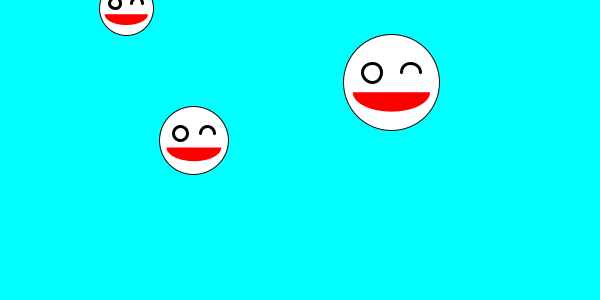
Frame 1 (no input)
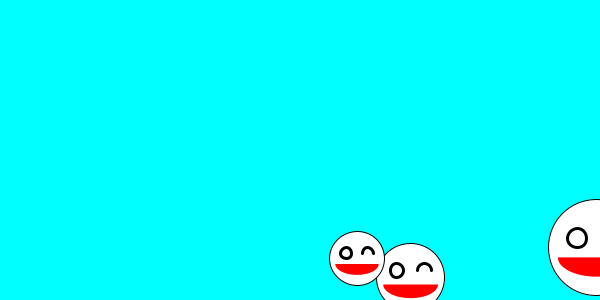
Frame 60 (the mouse pressed at the canvas centre just before this capture)
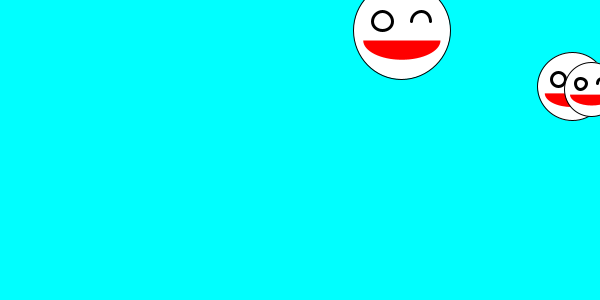
Frame 120 (the mouse held since frame 60 and released just before this capture)

The Processing sketch that drew these frames (run headless with seeded random() and noise(); from frame 60 on, the mouse is pressed at the canvas centre):

// Processing sketch: c6_2smilesClass
// ── c6_2smilesClass.pde
//  method 1: 3 smiles with class
smile a1,a2,a3;
void setup() {
  size(600, 300);
  a1 = new smile(0);
  a2 = new smile(0);
  a3 = new smile(0);
}
void draw() {
  background(0, 255, 255);
  a1.cam();
  a1.bodia();
  a2.cam();
  a2.bodia();
  a3.cam();
  a3.bodia();
}
/*  3 smiles no function
 float a1, b1, c1, vx1, vy1;
 int oo1;
 float a2, b2, c2, vx2, vy2;
 int oo2;
 float a3, b3, c3, vx3, vy3;
 int oo3;
 
 void setup(){
 int ii=10;
 cc(ii);
 print(ii + " in setup( )\n");
 size(600,300);
 a1 = 150;
 b1 = 0;
 c1 = 50;
 oo1 = 2;
 vx1 = vy1 = 5;
 
 a2 = 150;
 b2 = 100;
 c2 = 50;
 oo2 = 3;
 vx2 = random(2,5);
 vy2 = random(2,5);
 
 a3 = 50;
 b3 = 100;
 c3 = 50;
 oo3 = 1;
 vx3 = 0;
 vy3 = random(2,5);
 }
 void cc(int dd){
 dd = 2*dd;
 print(dd + " in cc( )\n");
 }
 void draw(){
 background(0,255,255);
 b1 += vy1;
 a1 += vx1;
 smile(a1,b1,c1,oo1);
 if(b1 > height || b1 < 0) vy1 = -vy1;
 if(a1 > width || a1 < 0) vx1 = -vx1;
 
 b2 += vy2;
 a2 += vx2;
 smile(a2,b2,c2,oo2);
 if(b2 > height || b2 < 0) vy2 = -vy2;
 if(a2 > width || a2 < 0) vx2 = -vx2;
 
 b3 += vy3;
 a3 += vx3;
 smile(a3,b3,c3,oo3);
 if(b3 > height || b3 < 0) vy3 = -vy3;
 if(a3 > width || a3 < 0) vx3 = -vx3;
 }*/
/*  1 smile
 float a, b, c, vx, vy;
 int oo;
 
 void setup(){
 size(600,300);
 a = 150;
 b = 0;
 c = 50;
 oo = 2;
 vx = vy = 5;
 }
 void draw(){
 background(0,255,255);
 b += vy;
 a += vx;
 smile(a,b,c,oo);
 if(b > height || b < 0) vy = -vy;
 if(a > width || a < 0) vx = -vx;
 }*/

// ── smileClass.pde
class smile {
  // constructor: initialization
  smile() {
    x = y = d = 100;
    vx = vy = 3;
  }
  smile(int g){
    x = random(width);
    y = random(height);
    d = random(30,100); 
    vx = random(3,5); vy = random(3,5); 
    op = g;
  }
  smile(float a, float b, int g){
    vx = a; vy = b; d = 100; 
    x = width/2;
    y = height/2;
    op = g;
  }
  // member data
  float x, y, vx, vy, d;
  int op;
  // member functions
  void cam() {
    y += vy;
    x += vx;
    if (y > height || y < 0) vy = -vy;
    if (x > width || x < 0) vx = -vx;
  }
  void bodia() {
    if (op == 0) fill(255); // white
    else if (op == 1) fill(255, 255, 0); // yellow
    else if (op == 2) fill(0,255,255); // cyan
    else fill(120); // gray
    circle(x, y, d);  // face
    strokeWeight(3);
    circle(x-0.2*d, y-0.1*d, 0.2*d); // left eye
    noFill();
    arc(x+0.2*d, y-0.1*d, 0.2*d, 0.2*d, PI, 2*PI); // right eye
    fill(255, 0, 0);
    noStroke();
    arc(x, y+0.1*d, 0.8*d, 0.4*d, 0, PI); // mouth
    fill(255);    // return to default state
    strokeWeight(1); // return to default state
    stroke(0);
  }
}
